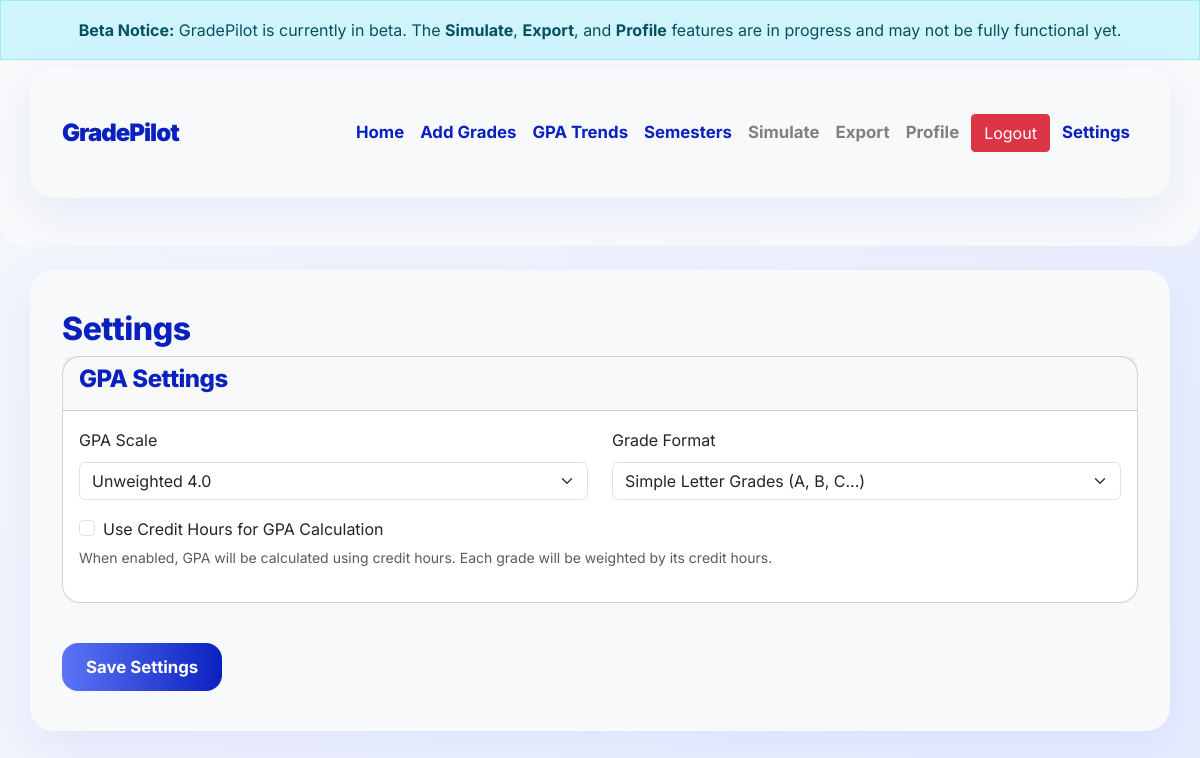
The app's page /settings (signed in) with its own data.
### app/models.py (models this page shows, shortened)
class User(db.Model, UserMixin):
    id = db.Column(db.Integer, primary_key=True)
    username = db.Column(db.String(150), unique=True, nullable=False)
    password_hash = db.Column(db.String(256), nullable=False)
    gpa_scale = db.Column(db.String(20), default='standard')  # 'standard', 'weighted_5', 'weighted_6', 'percentage', 'custom'
    grade_format = db.Column(db.String(20), default='simple')  # 'plus_minus' or 'simple'
    use_credit_hours = db.Column(db.Boolean, default=False)  # New field for credit hours toggle
    a_plus = db.Column(db.Float, default=4.0)
    a = db.Column(db.Float, default=4.0)
    a_minus = db.Column(db.Float, default=3.7)
    b_plus = db.Column(db.Float, default=3.3)
    b = db.Column(db.Float, default=3.0)
    b_minus = db.Column(db.Float, default=2.7)
    c_plus = db.Column(db.Float, default=2.3)
    c = db.Column(db.Float, default=2.0)
    c_minus = db.Column(db.Float, default=1.7)
    d_plus = db.Column(db.Float, default=1.3)
    d = db.Column(db.Float, default=1.0)
    d_minus = db.Column(db.Float, default=0.7)
    f = db.Column(db.Float, default=0.0)
    weight_regular = db.Column(db.Float, default=0.0)
    weight_honors = db.Column(db.Float, default=0.5)
    weight_ap = db.Column(db.Float, default=1.0)
    weight_ib = db.Column(db.Float, default=1.0)
    weight_de = db.Column(db.Float, default=1.0)
    gpa_cap = db.Column(db.Float, nullable=True)
    settings = db.relationship('UserSettings', uselist=False, backref='user', cascade="all, delete")
    first_login = db.Column(db.Boolean, default=True)
    is_admin = db.Column(db.Boolean, default=False)
    last_seen = db.Column(db.DateTime, default=datetime.utcnow)
    is_online = db.Column(db.Boolean, default=False)
    activities = db.relationship('UserActivity', backref='user', lazy=True)
    def update_activity(self, action, ip_address=None, user_agent=None, details=None):
        activity = UserActivity(
            user_id=self.id,
            action=action,
            ip_address=ip_address,
            user_agent=user_agent,
            details=details
        )
        db.session.add(activity)
        self.last_seen = datetime.utcnow()
        self.is_online = True
        db.session.commit()

### app/routes.py (the view)
@main.route('/settings', methods=['GET', 'POST'])
@login_required
def settings():
    form = SettingsForm()
    if not current_user.settings:
        settings = UserSettings(user_id=current_user.id)
        db.session.add(settings)
        db.session.commit()
    if form.validate_on_submit():
        print("✅ Form validated successfully")
        current_user.gpa_scale = form.gpa_scale.data or 'standard'
        current_user.grade_format = form.grade_format.data or 'plus_minus'
        current_user.use_credit_hours = form.use_credit_hours.data
        current_user.a_plus  = form.a_plus.data  if form.a_plus.data  is not None else 4.0
        current_user.a       = form.a.data       if form.a.data       is not None else 4.0
        current_user.a_minus = form.a_minus.data if form.a_minus.data is not None else 3.7
        current_user.b_plus  = form.b_plus.data  if form.b_plus.data  is not None else 3.3
        current_user.b       = form.b.data       if form.b.data       is not None else 3.0
        current_user.b_minus = form.b_minus.data if form.b_minus.data is not None else 2.7
        current_user.c_plus  = form.c_plus.data  if form.c_plus.data  is not None else 2.3
        current_user.c       = form.c.data       if form.c.data       is not None else 2.0
        current_user.c_minus = form.c_minus.data if form.c_minus.data is not None else 1.7
        current_user.d_plus  = form.d_plus.data  if form.d_plus.data  is not None else 1.3
        current_user.d       = form.d.data       if form.d.data       is not None else 1.0
        current_user.d_minus = form.d_minus.data if form.d_minus.data is not None else 0.7
        current_user.f       = form.f.data       if form.f.data       is not None else 0.0
        scale = current_user.gpa_scale
        if scale == 'standard':
            current_user.weight_regular = 0.0
            current_user.weight_honors = 0.0
            current_user.weight_ap = 0.0
            current_user.weight_ib = 0.0
            current_user.weight_de = 0.0
            current_user.gpa_cap = 4.0
        elif scale == 'weighted_5':
            current_user.weight_regular = 0.0
            current_user.weight_honors = 0.5
            current_user.weight_ap = 1.0
            current_user.weight_ib = 1.0
            current_user.weight_de = 1.0
            current_user.gpa_cap = 5.0
        elif scale == 'weighted_6':
            current_user.weight_regular = 0.0
            current_user.weight_honors = 1.0
            current_user.weight_ap = 2.0
            current_user.weight_ib = 2.0
            current_user.weight_de = 2.0
            current_user.gpa_cap = 6.0
        elif scale == 'custom':
            current_user.weight_regular = form.weight_regular.data or 0.0
            current_user.weight_honors = form.weight_honors.data or 0.0
            current_user.weight_ap = form.weight_ap.data or 0.0
            current_user.weight_ib = form.weight_ib.data or 0.0
            current_user.weight_de = form.weight_de.data or 0.0
            current_user.gpa_cap = form.gpa_cap.data or 4.0
        db.session.commit()
        session.pop('show_settings_popup', None)
        flash('Settings saved successfully. GPA calculations now reflect your chosen scale.', 'success')
        return redirect(url_for('main.index'))
    elif request.method == 'GET':
        form.gpa_scale.data = current_user.gpa_scale or 'standard'
        form.grade_format.data = current_user.grade_format or 'plus_minus'
        form.use_credit_hours.data = current_user.use_credit_hours
        form.a_plus.data = current_user.a_plus
        form.a.data = current_user.a
        form.a_minus.data = current_user.a_minus
        form.b_plus.data = current_user.b_plus
        form.b.data = current_user.b
        form.b_minus.data = current_user.b_minus
        form.c_plus.data = current_user.c_plus
        form.c.data = current_user.c
        form.c_minus.data = current_user.c_minus
        form.d_plus.data = current_user.d_plus
        form.d.data = current_user.d
        form.d_minus.data = current_user.d_minus
        form.f.data = current_user.f
        form.weight_regular.data = current_user.weight_regular
        form.weight_honors.data = current_user.weight_honors
        form.weight_ap.data = current_user.weight_ap
        form.weight_ib.data = current_user.weight_ib
        form.weight_de.data = current_user.weight_de
        form.gpa_cap.data = current_user.gpa_cap
    else:
        print("❌ Form did not validate:")
        for field_name, error_messages in form.errors.items():
            print(f"{field_name}: {error_messages}")
    return render_template('settings.html', form=form)

### app/__init__.py (called while the page is built)
def is_admin():
    return current_user.is_authenticated and current_user.username in ADMIN_USERNAMES

### app/routes.py (called while the page is built)
@main.before_request
def track_activity():
    if current_user.is_authenticated:
        current_user.update_activity(
            action=request.endpoint,
            ip_address=request.remote_addr,
            user_agent=request.user_agent.string,
            details={'path': request.path}
        )

### app/templates/settings.html (shortened to what this page needs)
{% extends "layout.html" %}
{% block content %}
    <h2>Settings</h2>
    <form method="POST" action="{{ url_for('main.settings') }}" autocomplete="off">
        <div class="card mb-4">
            <div class="card-header">
                <h4>GPA Settings</h4>
            </div>
            <div class="card-body">
                <div class="row">
                    <div class="col-md-6">
                        <div class="form-group mb-3">
                            {{ form.gpa_scale.label(class="form-label") }}
                            {{ form.gpa_scale(class="form-select") }}
                        </div>
                    </div>
                    <div class="col-md-6">
                        <div class="form-group mb-3">
                            {{ form.grade_format.label(class="form-label") }}
                            {{ form.grade_format(class="form-select") }}
                        </div>
                    </div>
                </div>
                <div class="form-group mb-3">
                    <div class="form-check">
                        {{ form.use_credit_hours(class="form-check-input") }}
                        {{ form.use_credit_hours.label(class="form-check-label") }}
                    </div>
                    <small class="form-text text-muted">
                        When enabled, GPA will be calculated using credit hours. Each grade will be weighted by its credit hours.
                    </small>
                </div>
            </div>
        </div>
        <button type="submit" class="btn btn-primary mt-3">Save Settings</button>
    </form>
{% endblock %}

### app/static/css/main.css (style rules this page uses)
:root { --accent: #5B75F5; --accent-light: #E6ECFF; --accent-dark: #0A21C0; --success: #34C759; --danger: #FF3B30; --gray-bg: #F5F7FB; --gray-card: #F8F9FB; --shadow-xl: 0 16px 48px rgba(91, 117, 245, 0.10); }
body { background: linear-gradient(120deg, #f5f7fb 0%, #e6ecff 100%); color: var(--text-dark); font-family: 'Inter', -apple-system, BlinkMacSystemFont, 'Segoe UI', Roboto, sans-serif; margin: 0; padding: 0; line-height: 1.65; font-size: 16px; -webkit-font-smoothing: antialiased; text-rendering: optimizeLegibility; overflow-x: hidden; }
.card, .grades-table tbody tr { border-radius: 18px; box-shadow: var(--shadow-md); background: #fff; transition: box-shadow 0.2s, transform 0.2s; }
h1, h2, h3, h4 { font-family: 'Inter', -apple-system, BlinkMacSystemFont, 'Segoe UI', Roboto, sans-serif; font-weight: 800; color: var(--accent-dark); letter-spacing: -0.5px; }
.btn-primary, .btn-add { background: linear-gradient(90deg, var(--accent), var(--accent-dark)); color: #fff; border-radius: 16px; font-size: 1.05rem; font-weight: 700; box-shadow: var(--shadow-sm); padding: 0.7rem 1.5rem; border: none; transition: background 0.2s, box-shadow 0.2s, transform 0.1s; }

### app/templates/layout.html (style rules this page uses)
.btn { position: relative; z-index: 1000; }

### app/templates/settings.html (style rules this page uses)
.form-text { font-size: 0.875rem; margin-top: 0.25rem; }

### records on screen
User: gpa_scale "Unweighted 4.0", grade_format "Simple Letter Grades (A, B, C...)"
